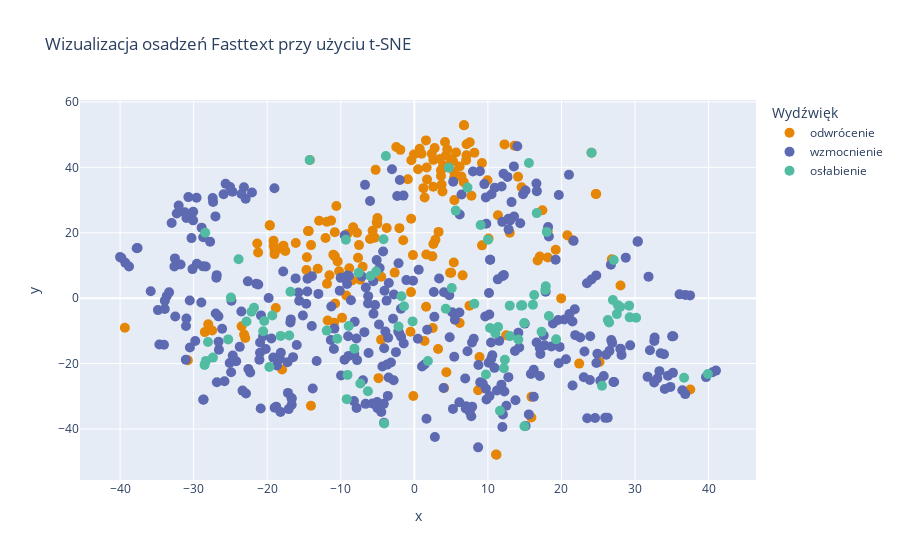

Source (notebook cell):
### Code cell
import plotly.express as px

tsne = TSNE(n_components=2, random_state=42, perplexity=10)
tsne_results = tsne.fit_transform(np.vstack(df_fragments['vector'].values))

tsne_df = pd.DataFrame(tsne_results, columns=['x', 'y'])
tsne_df['label'] = df_fragments['label']
tsne_df['text'] = df_fragments['text']

fig = px.scatter(tsne_df, x='x', y='y', color='label', 
                 title='Wizualizacja osadzeń Fasttext przy użyciu t-SNE',
                 labels={'label': 'Wydźwięk'},
                 hover_name=tsne_df['text'], 
                 color_discrete_sequence=px.colors.qualitative.Vivid)

fig.update_traces(marker=dict(size=10),
                  selector=dict(mode='markers'))

fig.show()

### Figure 1 — Plotly figure (JSON) as saved in the notebook; plotly's stock layout.template omitted (floating-point values rounded to 4 significant figures; data arrays with more than 128 entries replaced by an {"elided": "..."} marker saying what was removed)
{"data": [{"hovertemplate": "<b>%{hovertext}</b><br><br>Wydźwięk=odwrócenie<br>x=%{x}<br>y=%{y}<extra></extra>", "hovertext": {"elided": "170 str values"}, "legendgroup": "odwrócenie", "marker": {"color": "rgb(229, 134, 6)", "size": 10, "symbol": "circle"}, "mode": "markers", "name": "odwrócenie", "orientation": "v", "showlegend": true, "type": "scatter", "x": {"elided": "170 float values"}, "xaxis": "x", "y": {"elided": "170 float values"}, "yaxis": "y"}, {"hovertemplate": "<b>%{hovertext}</b><br><br>Wydźwięk=wzmocnienie<br>x=%{x}<br>y=%{y}<extra></extra>", "hovertext": {"elided": "361 str values"}, "legendgroup": "wzmocnienie", "marker": {"color": "rgb(93, 105, 177)", "size": 10, "symbol": "circle"}, "mode": "markers", "name": "wzmocnienie", "orientation": "v", "showlegend": true, "type": "scatter", "x": {"elided": "361 float values"}, "xaxis": "x", "y": {"elided": "361 float values"}, "yaxis": "y"}, {"hovertemplate": "<b>%{hovertext}</b><br><br>Wydźwięk=osłabienie<br>x=%{x}<br>y=%{y}<extra></extra>", "hovertext": ["niby być", "odrobina myśleć", "chyba żart", "trochę oksymorona", "trochę czas", "dzieciak", "chyba", "móc pomóc", "mały pytanie", "wawka", "domek", "doć", "chyba jakiś", "chyba promocja", "trochę inaczej", "niecały", "chyba strzelić", "chyba słońce", "chyba się", "pewnie się", "czas prawda", "fotka", "wydawać ja się", "trochę gangstra", "chyba wybierzemy", "trochę przeszkadzać", "nie wiedzieć", "sorka", "tylko", "mies", "dziecino", "niby bohater", "resztka", "uśmieszeka", "prądniczankeć", "kartke", "niby chcieć", "źle", "filmik", "kryśce", "brat młody", "misiaczek", "autko", "jakiś   rok", "trochy inny świat", "chudziutka być", "może jeszcze", "o dziwo", "moze się mylić", "i tak", "pewnie być", "koleżanka", "nieliczny być", "niestety tylko tyle", "mięciuteńka", "trochę odpocząć", "psiapsi", "odrobina przyzwoitość", "osobka", "móc zdobyć", "w ten wypadek", "słoiczek", "wydmuszkać wydmuszka", "brzoskwinka", "nieco wstrząśnąć", "pewnie mieć", "trochę bateria", "chyba identyczny", "standard", "trochę meczy", "powinien bać", "sejonarka", "chyba ten", "chyba móc przestać", "móc coś", "chyba nikt", "jakoś ostatnio", "prawdopodobnie transferywypożyczenie", "móc jeden", "jeśli to", "semka", "wódeczka", "móc", "mateuszka", "jakiś"], "legendgroup": "osłabienie", "marker": {"color": "rgb(82, 188, 163)", "size": 10, "symbol": "circle"}, "mode": "markers", "name": "osłabienie", "orientation": "v", "showlegend": true, "type": "scatter", "x": [-9.312, 26.99, -4.093, 30.15, 26.48, -8.916, 36.67, 15.58, 1.846, -28.33, -9.189, 18.29, 12.17, -19.71, 26.3, 11.39, 7.225, 12.97, 14.5, 17.8, 14.93, -27.38, 5.627, 27.53, 10.01, 27.68, 4.685, -28.43, 39.91, 10.29, 5.087, -10.48, -17.01, -11.91, -20.55, -23.89, 24.09, 25.51, -7.341, -7.57, -8.145, -16.84, 8.153, 12.31, 4.275, -4.187, 11.02, 17.3, 16.64, -5.961, 17.87, -25.31, -0.2346, 12.98, -2.148, 27.98, -24.93, -18.17, -21.79, -3.869, -20.41, -9.085, -14.23, -22.13, -1.408, 27.1, 29.27, 9.736, -6.309, 29.2, 18.01, -28.05, 14.68, 14.14, -5.191, 16.12, 19.28, -1.754, 14.97, 16.29, -28.51, -22.82, 9.009, -19.31, 11.64], "xaxis": "x", "y": [17.83, -0.558, -38.34, -5.99, -7.448, -8.516, -24.36, 41.35, -19.2, -19.18, -30.87, -5.432, -21.45, -21.04, -6.661, -8.818, 33.8, -2.292, -2.274, 2.504, -7.592, -18.17, 26.77, -4.878, 17.83, -2.182, 39.89, 20.01, -23.19, -9.104, 3.075, -12.41, -11.42, -9.918, -10.14, 11.89, 44.43, -26.77, -26.1, 7.783, -15.44, 1.976, -1.704, -18.82, -3.231, 18.01, -10.72, -10.27, 26.01, 6.755, 3.661, -12.61, -7.101, -11.6, -8.655, -2.703, 0.1643, -11.54, -2.911, 43.48, -6.984, -23.46, 42.24, -4.139, -2.49, 11.68, -5.864, -23.33, -28.45, -2.292, 20.26, -13.42, -2.204, -12.62, 8.169, -2.024, -12.59, 0.5606, -39.19, 0.9435, -20.41, -7.141, 22.35, -5.293, -34.45], "yaxis": "y"}], "layout": {"legend": {"title": {"text": "Wydźwięk"}, "tracegroupgap": 0}, "title": {"text": "Wizualizacja osadzeń Fasttext przy użyciu t-SNE"}, "xaxis": {"anchor": "y", "domain": [0, 1], "title": {"text": "x"}}, "yaxis": {"anchor": "x", "domain": [0, 1], "title": {"text": "y"}}}}
